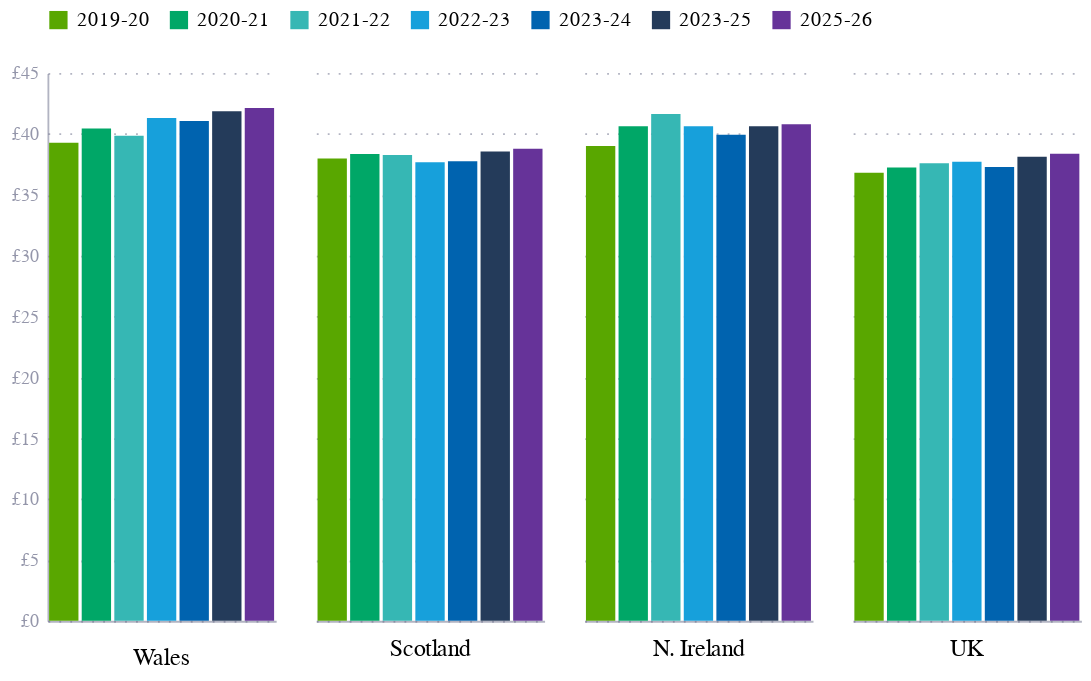

The notebook cell this image was saved under:
### Markdown cell above
# Fig 6

### Code cell
df = pd.read_excel("cleaned.xlsx", sheet_name="fig6")
df['series'] = np.where(df['series'] == 'UK avg.', 'UK', df['series'])
df['series'] = np.where(df['series'] == 'N Ireland', 'N. Ireland', df['series'])


height = 300
width = 500

charts = []
for i, series in enumerate(["Wales", "Scotland", "N. Ireland", "UK"]):
    temp = df[df['series'] == series]

    base = alt.Chart(temp).encode(
        x=alt.X("date_label:N", title="", axis=alt.Axis( ticks=False, labelAngle=0, labelFontSize=11, labelColor="black", labels=False)),
        y=alt.Y("value:Q", title="", axis=alt.Axis(labelExpr="'£' + datum.label") if i == 0 else alt.Axis(labels=False, domain=False), scale=alt.Scale(domain=[0, 45])),
        #color=alt.value("#E6224B"),
        #opacity=alt.Opacity("date_label:N", scale=alt.Scale(range=[1, 0.5]), legend=None),
        color=alt.Color("date_label:N", scale=alt.Scale(range=[
    "#59a700",
    "#00A767",
    "#36B7B4",
    "hsl(198, 81.00%, 47.50%)",
    "#0063AF",
    "#243B5A",
    "#663399" 
]), legend=alt.Legend(title=None, orient='top', labelFontSize=11, labelColor="black", titleFontSize=11, titleColor="black", titleFontWeight='normal')),
    )

    bars = base.mark_bar()

    # rule = alt.Chart(pd.DataFrame({'y': [0]})).mark_rule(color='white', size=1.5).encode(
    #     y=alt.datum(35.32),
    #     x=alt.value(0),
    #     x2=alt.value((width/4)+5),
    #     strokeDash=alt.value([3, 3])
    # )

    # rule_label = alt.Chart(pd.DataFrame({'x': [0], 'y': [35.32], 'text': ['2025Q4 Avg.']})).mark_text(
    #     align='left',
    #     fontSize=12,
    #     opacity=0.8
    # ).encode(
    #     y=alt.datum(35.32),
    #     x=alt.value(width/4+5),
    #     text='text' if i == 3 else alt.value('')    
    # )

    chart = bars 

    chart = chart.properties(
        title=alt.TitleParams(text=series,
                              fontWeight='normal',
                              dy=5,
                               anchor='middle', orient='bottom'),
        width=width/4,
    )

    charts.append(chart)

chart = alt.hconcat(*charts, spacing=20)

chart.save("fig6.json")
chart.save("fig6.png", scale_factor=2.0)

chart

### Figure 1 — Vega-Lite specification as saved in the notebook (floating-point values rounded to 4 significant figures)
{"config": {"font": "Circular Std", "mark": {"line": {"interpolate": "monotone"}}, "view": {"stroke": "transparent", "width": 400, "height": 300}, "range": {"category": ["#36B7B4", "#E6224B", "#F4C245", "#0063AF", "#00A767", "#179FDB", "#EB5C2E"], "diverging": ["#E6224B", "#E54753", "#C9C9C9", "#179FDB", "#122B39"], "heatmap": ["#C9C9C9", "#179FDB", "#0063AF", "#122B39"], "ordinal": ["#00A767", "#36B7B4", "#179FDB", "#0063AF", "#243B5A"]}, "axisX": {"domainColor": "#676A86", "domainOpacity": 0.5, "grid": false, "labelAngle": 0, "labelColor": "#676A86", "labelOpacity": 0.7, "orient": "bottom", "tickColor": "#676A86", "tickCount": 10, "tickOpacity": 0.5, "title": false, "titleAlign": "center", "titleAnchor": "middle", "titleColor": "#676A86", "titleFontSize": 12, "titleOpacity": 0.8, "titleY": -15}, "axisY": {"domainColor": "#676A86", "domainOpacity": 0.5, "gridColor": "#676A86", "gridDash": [1, 5], "gridOpacity": 0.5, "labelColor": "#676A86", "labelOpacity": 0.7, "labelPadding": 5, "tickColor": "#676A86", "tickCount": 8, "tickOpacity": 0.5, "ticks": false, "titleAlign": "left", "titleAngle": 0, "titleBaseline": "bottom", "titleColor": "#676A86", "titleFontSize": 12, "titleOpacity": 0.8, "titleX": 0, "titleY": -7}}, "hconcat": [{"data": {"name": "data-cb41c0a7dbecd8b3a2fca4ca5659e872"}, "mark": {"type": "bar"}, "encoding": {"color": {"field": "date_label", "legend": {"labelColor": "black", "labelFontSize": 11, "orient": "top", "title": null, "titleColor": "black", "titleFontSize": 11, "titleFontWeight": "normal"}, "scale": {"range": ["#59a700", "#00A767", "#36B7B4", "hsl(198, 81.00%, 47.50%)", "#0063AF", "#243B5A", "#663399"]}, "type": "nominal"}, "x": {"axis": {"labelAngle": 0, "labelColor": "black", "labelFontSize": 11, "labels": false, "ticks": false}, "field": "date_label", "title": "", "type": "nominal"}, "y": {"axis": {"labelExpr": "'£' + datum.label"}, "field": "value", "scale": {"domain": [0, 45]}, "title": "", "type": "quantitative"}}, "title": {"text": "Wales", "anchor": "middle", "dy": 5, "fontWeight": "normal", "orient": "bottom"}, "width": 125.0}, {"data": {"name": "data-6084e6ca5df45cfe030490d461cfaa19"}, "mark": {"type": "bar"}, "encoding": {"color": {"field": "date_label", "legend": {"labelColor": "black", "labelFontSize": 11, "orient": "top", "title": null, "titleColor": "black", "titleFontSize": 11, "titleFontWeight": "normal"}, "scale": {"range": ["#59a700", "#00A767", "#36B7B4", "hsl(198, 81.00%, 47.50%)", "#0063AF", "#243B5A", "#663399"]}, "type": "nominal"}, "x": {"axis": {"labelAngle": 0, "labelColor": "black", "labelFontSize": 11, "labels": false, "ticks": false}, "field": "date_label", "title": "", "type": "nominal"}, "y": {"axis": {"domain": false, "labels": false}, "field": "value", "scale": {"domain": [0, 45]}, "title": "", "type": "quantitative"}}, "title": {"text": "Scotland", "anchor": "middle", "dy": 5, "fontWeight": "normal", "orient": "bottom"}, "width": 125.0}, {"data": {"name": "data-6e7e28cd47af45be4ac095e6c8fb2560"}, "mark": {"type": "bar"}, "encoding": {"color": {"field": "date_label", "legend": {"labelColor": "black", "labelFontSize": 11, "orient": "top", "title": null, "titleColor": "black", "titleFontSize": 11, "titleFontWeight": "normal"}, "scale": {"range": ["#59a700", "#00A767", "#36B7B4", "hsl(198, 81.00%, 47.50%)", "#0063AF", "#243B5A", "#663399"]}, "type": "nominal"}, "x": {"axis": {"labelAngle": 0, "labelColor": "black", "labelFontSize": 11, "labels": false, "ticks": false}, "field": "date_label", "title": "", "type": "nominal"}, "y": {"axis": {"domain": false, "labels": false}, "field": "value", "scale": {"domain": [0, 45]}, "title": "", "type": "quantitative"}}, "title": {"text": "N. Ireland", "anchor": "middle", "dy": 5, "fontWeight": "normal", "orient": "bottom"}, "width": 125.0}, {"data": {"name": "data-efa76aa2e7c777523d20df5cf5e6c736"}, "mark": {"type": "bar"}, "encoding": {"color": {"field": "date_label", "legend": {"labelColor": "black", "labelFontSize": 11, "orient": "top", "title": null, "titleColor": "black", "titleFontSize": 11, "titleFontWeight": "normal"}, "scale": {"range": ["#59a700", "#00A767", "#36B7B4", "hsl(198, 81.00%, 47.50%)", "#0063AF", "#243B5A", "#663399"]}, "type": "nominal"}, "x": {"axis": {"labelAngle": 0, "labelColor": "black", "labelFontSize": 11, "labels": false, "ticks": false}, "field": "date_label", "title": "", "type": "nominal"}, "y": {"axis": {"domain": false, "labels": false}, "field": "value", "scale": {"domain": [0, 45]}, "title": "", "type": "quantitative"}}, "title": {"text": "UK", "anchor": "middle", "dy": 5, "fontWeight": "normal", "orient": "bottom"}, "width": 125.0}], "spacing": 20, "$schema": "https://vega.github.io/schema/vega-lite/v5.8.0.json", "datasets": {"data-cb41c0a7dbecd8b3a2fca4ca5659e872": [{"date": "2019-01-01T00:00:00", "date_label": "2019-20", "series": "Wales", "value": 39.27}, {"date": "2020-01-01T00:00:00", "date_label": "2020-21", "series": "Wales", "value": 40.45}, {"date": "2021-01-01T00:00:00", "date_label": "2021-22", "series": "Wales", "value": 39.84}, {"date": "2022-01-01T00:00:00", "date_label": "2022-23", "series": "Wales", "value": 41.3}, {"date": "2023-01-01T00:00:00", "date_label": "2023-24", "series": "Wales", "value": 41.07}, {"date": "2024-01-01T00:00:00", "date_label": "2023-25", "series": "Wales", "value": 41.87}, {"date": "2025-01-01T00:00:00", "date_label": "2025-26", "series": "Wales", "value": 42.13}], "data-6084e6ca5df45cfe030490d461cfaa19": [{"date": "2019-01-01T00:00:00", "date_label": "2019-20", "series": "Scotland", "value": 37.97}, {"date": "2020-01-01T00:00:00", "date_label": "2020-21", "series": "Scotland", "value": 38.35}, {"date": "2021-01-01T00:00:00", "date_label": "2021-22", "series": "Scotland", "value": 38.26}, {"date": "2022-01-01T00:00:00", "date_label": "2022-23", "series": "Scotland", "value": 37.68}, {"date": "2023-01-01T00:00:00", "date_label": "2023-24", "series": "Scotland", "value": 37.76}, {"date": "2024-01-01T00:00:00", "date_label": "2023-25", "series": "Scotland", "value": 38.54}, {"date": "2025-01-01T00:00:00", "date_label": "2025-26", "series": "Scotland", "value": 38.78}], "data-6e7e28cd47af45be4ac095e6c8fb2560": [{"date": "2019-01-01T00:00:00", "date_label": "2019-20", "series": "N. Ireland", "value": 39.01}, {"date": "2020-01-01T00:00:00", "date_label": "2020-21", "series": "N. Ireland", "value": 40.64}, {"date": "2021-01-01T00:00:00", "date_label": "2021-22", "series": "N. Ireland", "value": 41.64}, {"date": "2022-01-01T00:00:00", "date_label": "2022-23", "series": "N. Ireland", "value": 40.62}, {"date": "2023-01-01T00:00:00", "date_label": "2023-24", "series": "N. Ireland", "value": 39.92}, {"date": "2024-01-01T00:00:00", "date_label": "2023-25", "series": "N. Ireland", "value": 40.64}, {"date": "2025-01-01T00:00:00", "date_label": "2025-26", "series": "N. Ireland", "value": 40.8}], "data-efa76aa2e7c777523d20df5cf5e6c736": [{"date": "2019-01-01T00:00:00", "date_label": "2019-20", "series": "UK", "value": 36.8}, {"date": "2020-01-01T00:00:00", "date_label": "2020-21", "series": "UK", "value": 37.24}, {"date": "2021-01-01T00:00:00", "date_label": "2021-22", "series": "UK", "value": 37.6}, {"date": "2022-01-01T00:00:00", "date_label": "2022-23", "series": "UK", "value": 37.71}, {"date": "2023-01-01T00:00:00", "date_label": "2023-24", "series": "UK", "value": 37.28}, {"date": "2024-01-01T00:00:00", "date_label": "2023-25", "series": "UK", "value": 38.12}, {"date": "2025-01-01T00:00:00", "date_label": "2025-26", "series": "UK", "value": 38.37}]}}
